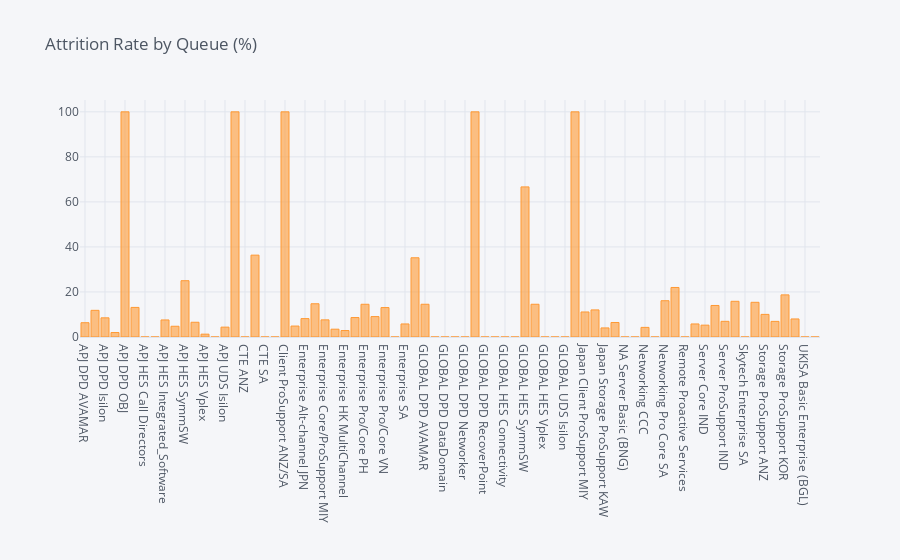

Notebook cell for this chart:
### Code cell
Queue = pd.DataFrame(columns=['COMB_QUEUE_NM', 'Leave/ Stay'])
i=0
for field in list(agg_data['COMB_QUEUE_NM'].unique()):
    ratio = agg_data[(agg_data['COMB_QUEUE_NM']==field)&(agg_data['Leave/ Stay']==1)].shape[0] / agg_data[agg_data['COMB_QUEUE_NM']==field].shape[0]
    Queue.loc[i] = (field, ratio*100)
    i += 1
    print("In {}, the ratio of attrition rate is {:.2f}%".format(field, ratio*100))    
Queue = Queue.groupby(by="COMB_QUEUE_NM").sum()
Queue.iplot(kind='bar',title='Attrition Rate by Queue (%)')

### Figure 1 — Plotly figure (JSON) as saved in the notebook; plotly's stock layout.template omitted (floating-point values rounded to 4 significant figures)
{"data": [{"marker": {"color": "rgba(255, 153, 51, 0.6)", "line": {"color": "rgba(255, 153, 51, 1.0)", "width": 1}}, "name": "Leave/ Stay", "orientation": "v", "text": "", "type": "bar", "x": ["APJ DPD AVAMAR", "APJ DPD DataDomain", "APJ DPD Isilon", "APJ DPD Networker", "APJ DPD OBJ", "APJ GNCS Hyperconverged", "APJ HES Call Directors", "APJ HES Connectivity", "APJ HES Integrated_Software", "APJ HES MIDRANGE", "APJ HES SymmSW", "APJ HES Symmetrix", "APJ HES Vplex", "APJ HES XtremIO", "APJ UDS Isilon", "APJ UDS OBJ", "CTE ANZ", "CTE IND", "CTE SA", "Client Pro/Core VN", "Client ProSupport ANZ/SA", "Enterprise ANZ AOH", "Enterprise Alt-channel JPN", "Enterprise Core KOR", "Enterprise Core/ProSupport MIY", "Enterprise Echannel CCC", "Enterprise HK MultiChannel", "Enterprise Pro/Core ID", "Enterprise Pro/Core PH", "Enterprise Pro/Core TH", "Enterprise Pro/Core VN", "Enterprise ProSupport KOR", "Enterprise SA", "Enterprise SA Email", "GLOBAL DPD AVAMAR", "GLOBAL DPD DPSolutions", "GLOBAL DPD DataDomain", "GLOBAL DPD Isilon", "GLOBAL DPD Networker", "GLOBAL DPD OBJ", "GLOBAL DPD RecoverPoint", "GLOBAL E2E Connectivity", "GLOBAL HES Connectivity", "GLOBAL HES Integrated_Software", "GLOBAL HES SymmSW", "GLOBAL HES Symmetrix", "GLOBAL HES Vplex", "GLOBAL HES XtremIO", "GLOBAL UDS Isilon", "GLOBAL UDS OBJ", "Japan Client ProSupport MIY", "Japan Enterprise SW-NWK", "Japan Storage ProSupport KAW", "KOR HES CST", "NA Server Basic (BNG)", "NAMER HES XtremIO", "Networking CCC", "Networking IND", "Networking Pro Core SA", "Networking ProSupport ANZ", "Remote Proactive Services", "Server Combined CCC", "Server Core IND", "Server ProSupport ANZ", "Server ProSupport IND", "Server ProSupport KOR", "Skytech Enterprise SA", "Storage IND", "Storage ProSupport ANZ", "Storage ProSupport CCC", "Storage ProSupport KOR", "Storage ProSupport SA", "UKISA Basic Enterprise (BGL)", "Workstation IND"], "y": [6.341, 11.84, 8.511, 1.981, 100, 13.14, 0, 0, 7.566, 4.769, 25, 6.547, 1.26, 0, 4.378, 100, 0, 36.36, 0, 0, 100, 4.865, 8.163, 14.76, 7.608, 3.466, 2.869, 8.636, 14.53, 9.065, 13.07, 0, 5.79, 35.19, 14.55, 0, 0, 0, 0, 100, 0, 0, 0, 0, 66.67, 14.55, 0, 0, 0, 100, 11.11, 12.03, 4.026, 6.444, 0, 0, 4.274, 0, 16.11, 22, 0, 5.793, 5.263, 14.0, 6.958, 15.86, 0, 15.41, 10.04, 6.937, 18.71, 8.014, 0, 0]}], "layout": {"legend": {"bgcolor": "#F5F6F9", "font": {"color": "#4D5663"}}, "paper_bgcolor": "#F5F6F9", "plot_bgcolor": "#F5F6F9", "title": {"font": {"color": "#4D5663"}, "text": "Attrition Rate by Queue (%)"}, "xaxis": {"gridcolor": "#E1E5ED", "showgrid": true, "tickfont": {"color": "#4D5663"}, "title": {"font": {"color": "#4D5663"}, "text": ""}, "zerolinecolor": "#E1E5ED"}, "yaxis": {"gridcolor": "#E1E5ED", "showgrid": true, "tickfont": {"color": "#4D5663"}, "title": {"font": {"color": "#4D5663"}, "text": ""}, "zerolinecolor": "#E1E5ED"}}}
